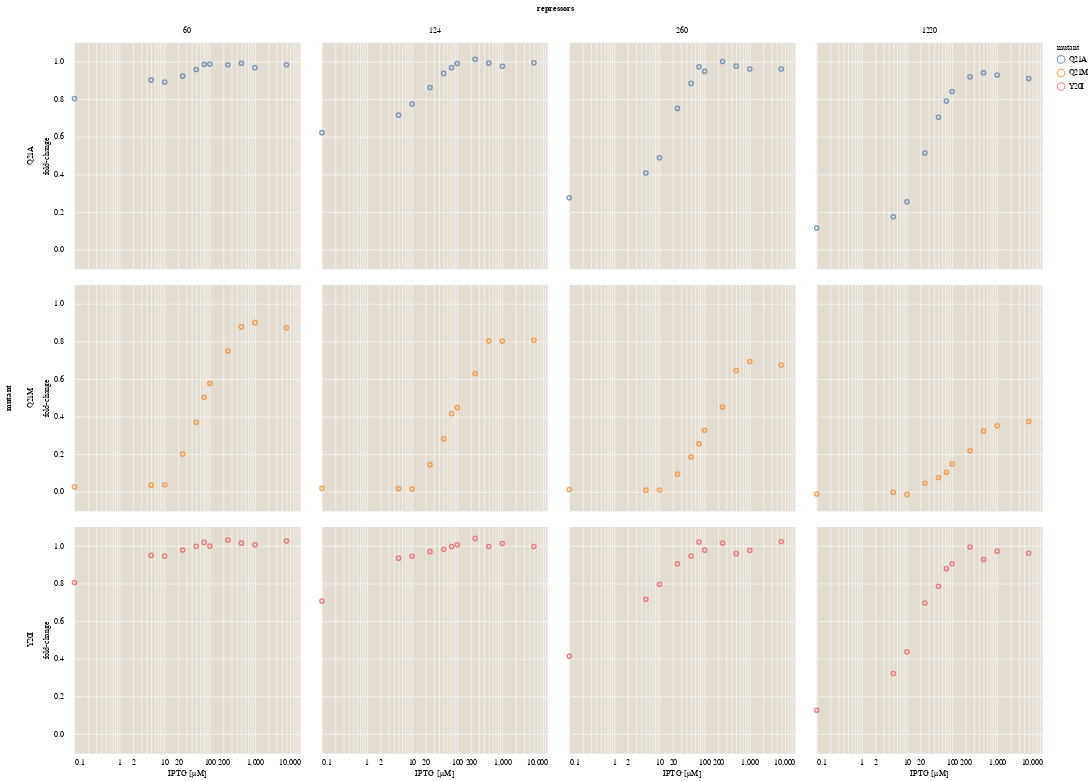

The notebook cell saved with this chart:
### Code cell
a = alt.Chart(DNA_summ[DNA_summ['IPTGuM'] > 0]).mark_point().encode(
    x=alt.X('IPTGuM:Q', scale={'type':'log'}, axis={'title':'IPTG [µM]'}),
    y=alt.Y('mean:Q', axis={'title':'fold-change'}),
    color='mutant:N').facet(
    column='repressors:O',
    row='mutant:O')

# b = alt.Chart(DNA_summ[DNA_summ['IPTGuM'] > 0]).mark_square().encode(
#     x=alt.X('IPTGuM:Q', scale={'type':'log'}, axis={'title':'IPTG [µM]'}),
#     y=alt.Y('mean:Q', axis={'title':'fold-change'}),
#     color='mutant:N',
#     column='repressors:O',
#     row='mutant:O')


# b = alt.Chart(DNA_summ[DNA_summ['IPTGuM'] > 0]).mark_rule().encode(
#     x=alt.X('IPTGuM:Q', scale={'type':'log'}, axis={'title':'IPTG [µM]'}),
#     y=alt.Y('ymin:Q', axis={'title':'fold-change'}),
#     y2='ymax:Q',
#     color='mutant:N',
#     column='repressors:O',
#     row='mutant:O'
#     ).transform_calculate(
#     ymin='datum.mean - datum.sem',
#     ymax='datum.mean + datum.sem')
a

### Figure 1 — Vega-Lite specification as saved in the notebook (floating-point values rounded to 4 significant figures; data arrays with more than 128 entries replaced by an {"elided": "..."} marker saying what was removed)
{"$schema": "https://vega.github.io/schema/vega-lite/v2.4.3.json", "config": {"axis": {"domain": false, "gridColor": "#ffffff", "gridOpacity": 0.75, "gridWidth": 1, "labelFont": "Lucida Sans Unicode", "tickColor": "#ffffff", "titleFont": "Lucida Sans Unicode", "titleFontWeight": "normal"}, "legend": {"labelFont": "Lucida Sans Unicode", "titleFont": "Lucida Sans Unicode", "titleFontWeight": "normal"}, "text": {"font": "Lucida Sans Unicode", "fontWeight": "normal"}, "view": {"fill": "#E3DCD1"}}, "data": {"values": {"elided": "132 records"}}, "facet": {"column": {"field": "repressors", "type": "ordinal"}, "row": {"field": "mutant", "type": "ordinal"}}, "spec": {"encoding": {"color": {"field": "mutant", "type": "nominal"}, "x": {"axis": {"title": "IPTG [µM]"}, "field": "IPTGuM", "scale": {"type": "log"}, "type": "quantitative"}, "y": {"axis": {"title": "fold-change"}, "field": "mean", "type": "quantitative"}}, "mark": "point"}}
